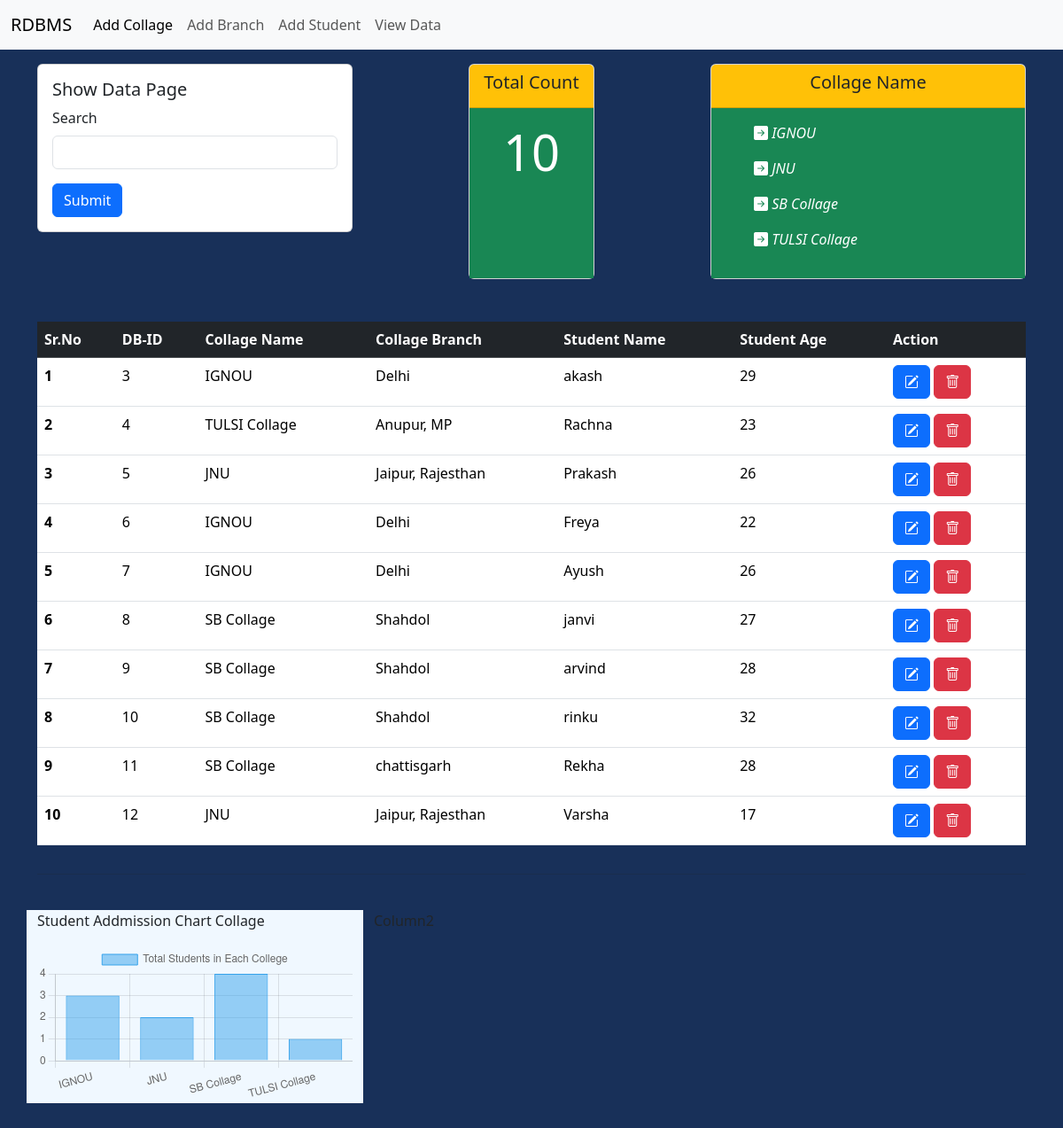
Page /showdata/ on the committed database.
### mydata/models.py (models this page shows)
class Add_Student(models.Model):
    collage_name = models.ForeignKey(Add_Collage, on_delete=models.CASCADE,to_field='collage_name')
    branch_name = models.ForeignKey(Add_Collage_Branch, on_delete=models.CASCADE,to_field='branch_name')
    student_name= models.CharField(max_length=200,)
    student_age=models.IntegerField()

### mydata/views.py (the view)
# urls.py: path('showdata/',views.showData,name='showdata'),
def showData(request):
    mydbData= Add_Student.objects.all()
    AllRowsCount = Add_Student.objects.count()
    data = []
    labels = []
    dis_collage_name = Add_Student.objects.values_list('collage_name_id', flat=True).distinct()
    for collage in dis_collage_name:
        labels.append(collage)
        total_students =Add_Student.objects.filter(collage_name_id=collage).count()
        data.append(total_students)
    context={
        'title': 'Show Page',
        'mydbdata': mydbData,
        'rowsCount':AllRowsCount,
        'labels':labels,
        'data':data
    }
    return render(request,'showdata.html',context)

### mydata/templates/showdata.html (shortened to what this page needs)
{% extends 'base.html' %}
{% block content %}
  {% include 'nav.html' %}
  <div class="container mt-3">
    <div class="row">
      <div class="col-md-4">
        <div class="card">
          <div class="card-body">
            <h5 class="card-title">Show Data Page</h5>
            <form method="POST">
              <div class="mb-3">
                <label for="exampleInputEmail1" class="form-label">Search</label>
                <input type="text" class="form-control" value="" required name="collage_name" id="exampleInputEmail1" aria-describedby="emailHelp" />
              </div>
              <button type="submit" class="btn btn-primary">Submit</button>
            </form>
          </div>
        </div>
      </div>
      <div class="col-md-4 d-flex justify-content-center">
        <div class="card text-center rounded">
          <div class="card-header card-title-bg text-center bg-warning">
            <h5 class="card-title">Total Count</h5>
          </div>
          <div class="card-body bg-success text-white">
            <p class="card-text display-4">{{ rowsCount }}</p>
          </div>
        </div>
      </div>
      <div class="col-md-4">
        <div class="card rounded">
          <div class="card-header card-title-bg bg-warning">
            <h5 class="card-title text-center">Collage Name</h5>
          </div>
          <div class="card-body bg-success text-white">
            {% for a in labels %}
              <ul>
                <li style="list-style-type: none; ">
                  <i class="bi bi-arrow-right-square-fill">&nbsp;{{ a }}</i>
                </li>
              </ul>
            {% endfor %}
          </div>
        </div>
      </div>
    </div>
    <br />
    <br />
    <div class="col-md-12 table-responsive" style="overflow-x: auto">
      <table class="table table-hover rounded">
        <thead class="table-dark">
          <tr>
            <th scope="col">Sr.No</th>
            <th scope="col">DB-ID</th>
            <th scope="col">Collage Name</th>
            <th scope="col">Collage Branch</th>
            <th scope="col">Student Name</th>
            <th scope="col">Student Age</th>
            <th scope="col">Action</th>
          </tr>
        </thead>
        <tbody>
          {% for a in mydbdata %}
            <tr>
              <th scope="row">{{ forloop.counter }}</th>
              <td>{{ a.id }}</td>
              <td>{{ a.collage_name_id }}</td>
              <td>{{ a.branch_name_id }}</td>
              <td>{{ a.student_name }}</td>
              <td>{{ a.student_age }}</td>
              <td>
                <button type="button" class="btn btn-primary" data-bs-toggle="modal" data-bs-target="#update{{ a.id }}"><i class="bi bi-pencil-square"></i></button>
                <button type="button" class="btn btn-danger" data-bs-toggle="modal" data-bs-target="#del{{ a.id }}"><i class="bi bi-trash"></i></button>
              </td>
            </tr>
          {% endfor %}
        </tbody>
      </table>
    </div>
    <hr />
    <br />
    <div class="row d-flex justify-content-around mb-5">
      <div class="col-md-4" style="background-color: aliceblue;">
        <div class="mx-auto">
          <p>Student Addmission Chart Collage</p>
          <div class="chart-container">
            <canvas id="myChart"></canvas>
          </div>
        </div>
      </div>
      <div class="col-md-4">
        <p>Column2</p>
      </div>
      <div class="col-md-4"></div>
    </div>
  </div>
  <script>
    const ctx = document.getElementById('myChart')
    const x = {{ labels|safe }};
    const y = {{ data |safe }};
    new Chart(ctx, {
      type: 'bar',
      data: {
        labels: x,
        datasets: [
          {
            label: 'Total Students in Each College',
            data: y,
            borderWidth: 1
          }
        ]
      },
      options: {
        scales: {
          y: {
            beginAtZero: true
          }
        }
      }
    })
  </script>
{% endblock %}

### templates/base.html (shortened to what this page needs)
<!DOCTYPE html>
<html lang="en">
  <head>
    <link href="https://cdn.jsdelivr.net/npm/bootstrap@5.3.2/dist/css/bootstrap.min.css" rel="stylesheet" />
    <link rel="stylesheet" href="https://cdn.jsdelivr.net/npm/bootstrap-icons@1.11.1/font/bootstrap-icons.css" />
  </head>
  <body style="background:#183059">
    {% block content %}
    {% endblock %}
  </body>
</html>

### templates/nav.html (shortened to what this page needs)
<nav class="navbar navbar-expand-lg bg-body-tertiary">
  <div class="container-fluid">
    <a class="navbar-brand" href="{% url 'home' %}">RDBMS</a>
    <div class="collapse navbar-collapse" id="navbarSupportedContent">
      <ul class="navbar-nav me-auto mb-2 mb-lg-0">
        <li class="nav-item">
          <a class="nav-link active" aria-current="page" href="{% url 'home' %}">Add Collage</a>
        </li>
        <li class="nav-item">
          <a class="nav-link" href="{% url 'collagebranch' %}">Add Branch</a>
        </li>
        <li class="nav-item">
          <a class="nav-link" href="{% url 'student' %}">Add Student</a>
        </li>
        <li class="nav-item">
          <a class="nav-link" href="{% url 'showdata' %}">View Data</a>
        </li>
      </ul>
    </div>
  </div>
</nav>

### rows in the picture
Add_Student: id "3", collage_name_id "IGNOU", branch_name_id "Delhi", student_name "akash", student_age "29"
Add_Student: id "4", collage_name_id "TULSI Collage", branch_name_id "Anupur, MP", student_name "Rachna", student_age "23"
Add_Student: id "5", collage_name_id "JNU", branch_name_id "Jaipur, Rajesthan", student_name "Prakash", student_age "26"
Add_Student: id "6", collage_name_id "IGNOU", branch_name_id "Delhi", student_name "Freya", student_age "22"
Add_Student: id "7", collage_name_id "IGNOU", branch_name_id "Delhi", student_name "Ayush", student_age "26"
Add_Student: id "8", collage_name_id "SB Collage", branch_name_id "Shahdol", student_name "janvi", student_age "27"
Add_Student: id "9", collage_name_id "SB Collage", branch_name_id "Shahdol", student_name "arvind", student_age "28"
Add_Student: id "10", collage_name_id "SB Collage", branch_name_id "Shahdol", student_name "rinku", student_age "32"
Add_Student: id "11", collage_name_id "SB Collage", branch_name_id "chattisgarh", student_name "Rekha", student_age "28"
Add_Student: id "12", collage_name_id "JNU", branch_name_id "Jaipur, Rajesthan", student_name "Varsha", student_age "17"

### other values in the picture
{{ rowsCount }} "10"
{{ a }} "IGNOU" "JNU" "SB Collage" "TULSI Collage"
chart data {{ labels|safe }} ['IGNOU', 'JNU', 'SB Collage', 'TULSI Collage']
chart data {{ data |safe }} [3, 2, 4, 1]
